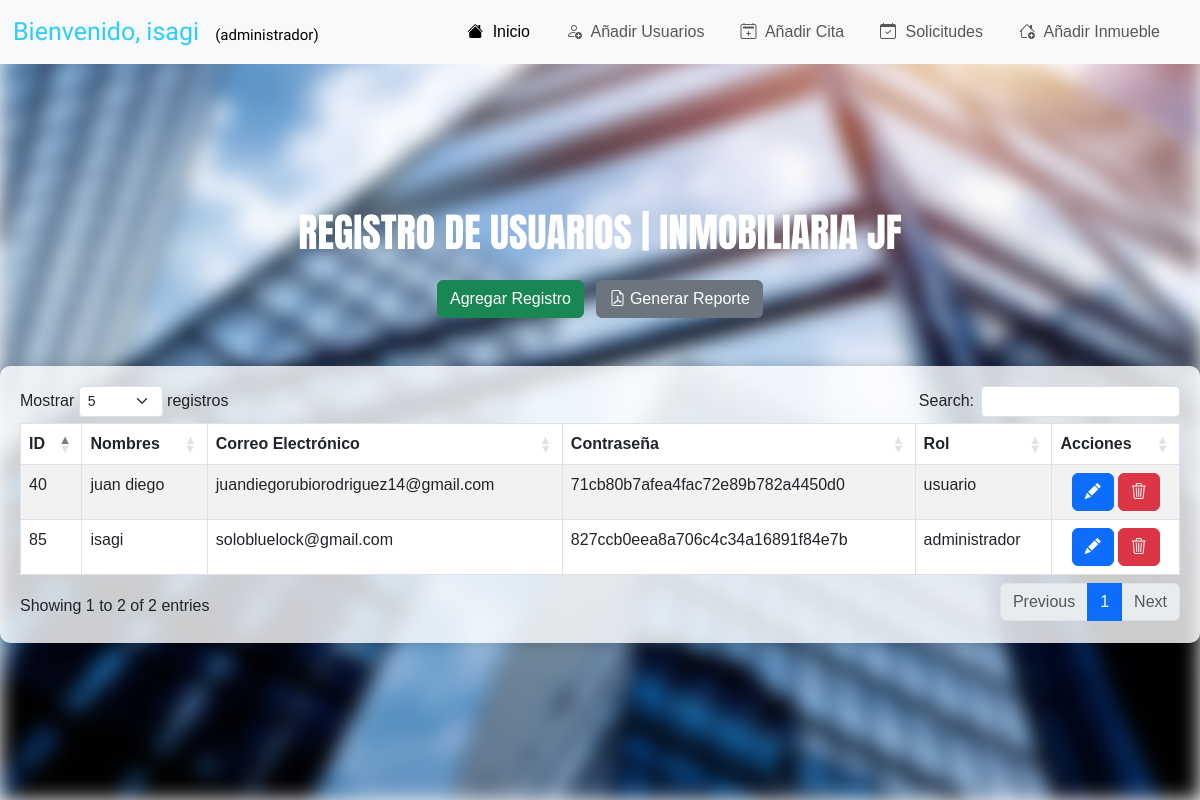
The app's page /crudusuarios/index.php (signed in), older data.
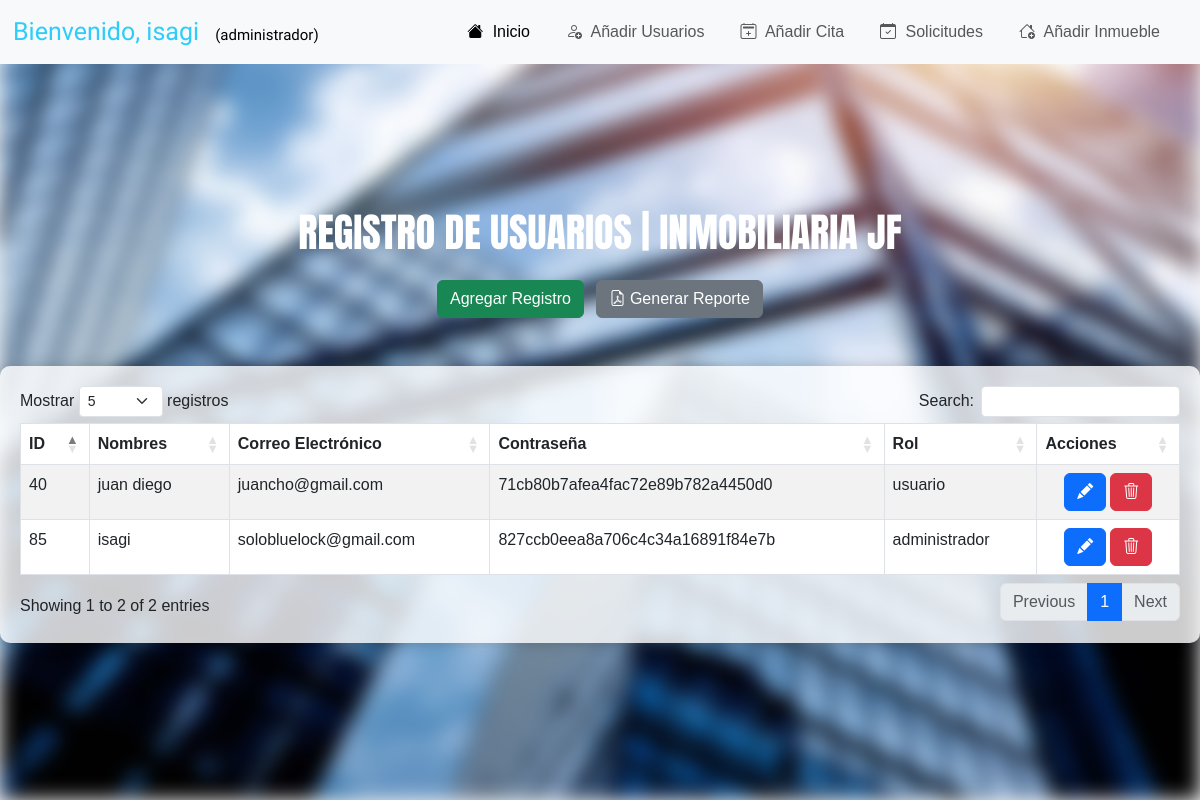
The same page, newer data.
### tables this page shows
CREATE TABLE `tblusuarios` (
  `id` int(11) NOT NULL,
  `Nombres` varchar(40) NOT NULL,
  `Correo` varchar(40) NOT NULL,
  `Contraseña` varchar(32) NOT NULL,
  `rol` enum('usuario','administrador') NOT NULL
);

### crudusuarios/index.php (the view, shortened to what this page needs)
<?php
include 'conexion.php';
include '../pagina_html/funciones.php';
if (isset($_SESSION['usuario']) && isset($_SESSION['rol'])) {
    $usuario = $_SESSION['usuario'];
    $rol = $_SESSION['rol'];
} else {
    header("location: ../pagina_html/login.php");
    exit();
}
?>
<!DOCTYPE html>
<html lang="en">
<head>
    <link rel="stylesheet" type="text/css" href="https://cdn.datatables.net/1.11.5/css/dataTables.bootstrap5.min.css">
    <link rel="stylesheet" href="https://cdnjs.cloudflare.com/ajax/libs/twitter-bootstrap/5.3.0/css/bootstrap.min.css">
    <link rel="stylesheet" href="https://cdnjs.cloudflare.com/ajax/libs/bootstrap-icons/1.17.0/font/bootstrap-icons.css">
    <link rel="stylesheet" href="https://cdn.jsdelivr.net/npm/bootstrap-icons@1.11.3/font/bootstrap-icons.min.css">
    <link rel="stylesheet" href="../codigo_css/crudstyles.css">
</head>
<body>
    <div class="background"></div>
    <?php
    generarBarraNavegacion($usuario, $rol);
    ?>
    <br><br><br><br><br><br>
    <div class="row text-center text-white anton-regular ">
        <h1>REGISTRO DE USUARIOS | INMOBILIARIA JF</h1>
    </div>
    <br>
    <div class="text-center mb-3">
        <a href="create.php" class="btn btn-success me-2">Agregar Registro</a>
        <a href="../fpdf/generate_pdf.php" class="btn btn-secondary">
            <i class="bi bi-file-earmark-pdf"></i> Generar Reporte
        </a>
    </div>
    <div class="container mt-5">
        <div class="table-responsive">
            <table id="usuarios_table" class="table table-striped table-bordered">
                <thead>
                    <tr>
                        <th>ID</th>
                        <th>Nombres</th>
                        <th>Correo Electrónico</th>
                        <th>Contraseña</th>
                        <th>Rol</th>
                        <th>Acciones</th>
                    </tr>
                </thead>
                <tbody>
                    <?php
                    $consulta = "SELECT * FROM tblusuarios";
                    $resultado = $con->query($consulta);
                    if ($resultado->num_rows > 0) {
                        while ($fila = $resultado->fetch_assoc()) {
                            echo "<tr>";
                            echo "<td>" . $fila['id'] . "</td>";
                            echo "<td>" . $fila['Nombres'] . "</td>";
                            echo "<td>" . $fila['Correo'] . "</td>";
                            echo "<td>" . $fila['Contraseña'] . "</td>";
                            echo "<td>" . $fila['rol'] . "</td>";
                            echo "<td style='text-align: center;'>";
                            echo "<div style='display: inline-block;'>";
                            echo "<a href='editar.php?id=" . $fila['id'] . "' class='btn btn-primary me-1'><i class='bi bi-pencil-fill'></i></a>";
                            echo "<a href='#' onclick='confirmDeletion(" . $fila['id'] . ")' class='btn btn-danger'><i class='bi bi-trash3'></i></a>";
                            echo "</div>";
                            echo "</td>";
                            echo "</tr>";
                        }
                    } else {
                        echo "<tr><td colspan='6'>0 resultados</td></tr>";
                    }
                    ?>
                </tbody>
            </table>
        </div>
    </div>
</body>
</html>

### pagina_html/funciones.php (shortened to what this page needs)
<?php
function generarBarraNavegacion($usuario, $rol)
{
?>
    <header>
        <nav class="navbar navbar-expand-lg navbar-light bg-light">
            <div class="container-fluid">
                <a class="navbar-brand" href="#">
                    <span style="font-size: 25px; margin-left: 1px;">
                        <?php echo "Bienvenido, " . $usuario; ?>
                        <span style="color: black; font-size: 15px; margin-left: 10px;">
                            <?php echo " (" . $rol . ")"; ?>
                        </span>
                    </span>
                </a>
                <div class="collapse navbar-collapse" id="navbarNav">
                    <ul class="navbar-nav ms-auto d-flex align-items-center">
                    <li class="nav-item">
                            <a class="nav-link active" aria-current="page" href="../pagina_html/entrar_admin.php">
                                <i class="bi bi-house-fill" style="margin-right: 5px;"></i>
                                Inicio
                            </a>
                        </li>
                        <li class="nav-item">
                            <a class="nav-link" href="../crudusuarios/index.php">
                                <i class="bi bi-person-add" style="margin-right: 5px;"></i>
                                Añadir Usuarios
                            </a>
                        </li>
                        <li class="nav-item">
                            <a class="nav-link" href="../crudcitas/index.php">
                                <i class="bi bi-calendar2-plus" style="margin-right: 5px;"></i>
                                Añadir Cita
                            </a>
                        </li>
                        <li class="nav-item">
                            <a class="nav-link" href="../crudsolicitudes/index.php">
                                <i class="bi bi-calendar-check" style="margin-right: 5px;"></i>
                                Solicitudes
                            </a>
                        </li>
                        <li class="nav-item">
                            <a class="nav-link" href="../crudinmuebles/index.php">
                                <i class="bi bi-house-add" style="margin-right: 5px;"></i>
                                Añadir Inmueble
                            </a>
                        </li>
                    </ul>
                </div>
            </div>
        </nav>
    </header>
<?php
}
?>

### codigo_css/crudstyles.css (style rules this page uses)
body, h1, h2, h3, p, ul, li, form, input, select, button { margin: 0; padding: 0; box-sizing: border-box; }
body { font-family: Arial, sans-serif; background-color: #f5f5f5; }
.background { position: fixed; top: 0; left: 0; width: 100%; height: 100%; background-image: url('../imagenes/1663700343081.jpg'); background-size: cover; background-position: center; background-repeat: no-repeat; filter: blur(10px); z-index: -1; }
.container { max-width: 1200px; margin: 0 auto; padding: 20px; background: rgba(255, 255, 255, 0.8); border-radius: 10px; box-shadow: 0 0 15px rgba(0, 0, 0, 0.2); position: relative; z-index: 1; overflow: auto; }
header { color: #6b6969; text-align: center; }
nav ul { list-style: none; display: flex; justify-content: center; }
nav ul li { display: inline; margin-right: 20px; }
.navbar-brand span { font-family: "Lilita One", sans-serif; font-size: 30px; margin-left: 5rem; color: rgb(45, 205, 249); }
.anton-regular { font-family: "Anton", sans-serif; font-weight: 400; font-style: normal; }

Row changes from the older to the newer data that the page shows:
changed tblusuarios "juan diego": Correo "juandiegorubiorodriguez14@gmail.com" → "juancho@gmail.com"
